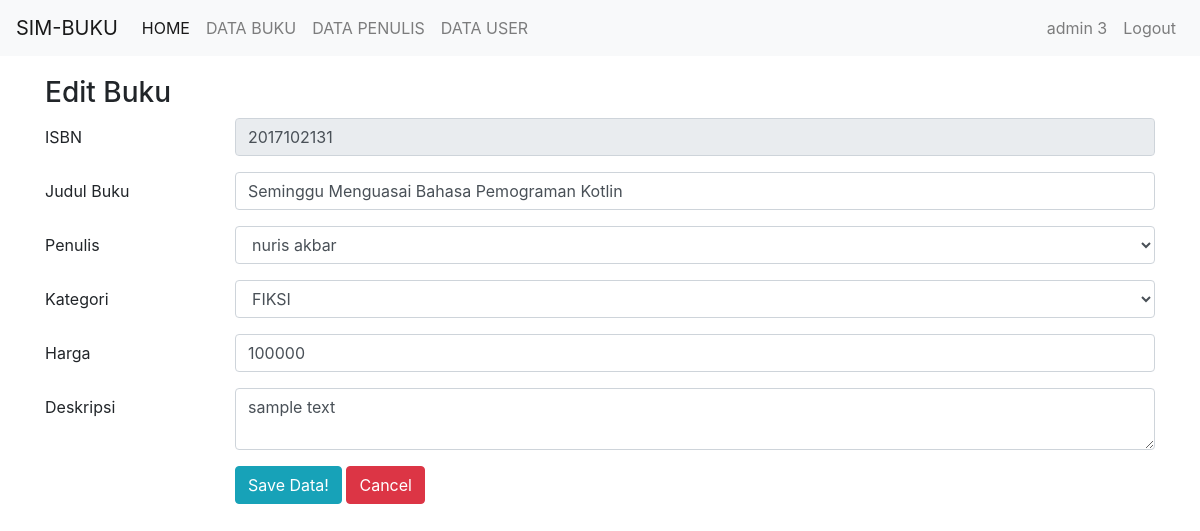
Page /edit_buku.php?isbn=2017102131 (signed in) on the committed database.
### tables this page shows
CREATE TABLE `buku` (
  `isbn` varchar(10) NOT NULL,
  `judul_buku` varchar(100) NOT NULL,
  `id_penulis` int(11) NOT NULL,
  `id_kategori` int(11) NOT NULL,
  `deskripsi` text NOT NULL,
  `harga` int(11) NOT NULL,
  `cover` text NOT NULL
);

CREATE TABLE `penulis` (
  `id_penulis` int(11) NOT NULL,
  `nama_penulis` varchar(40) NOT NULL,
  `email` varchar(30) NOT NULL,
  `no_hp` varchar(13) NOT NULL
);

CREATE TABLE `kategori` (
  `id_kategori` int(11) NOT NULL,
  `nama_kategori` varchar(30) NOT NULL
);

### edit_buku.php (the view)
<?php
include 'header.php';
$isbn =  $_GET['isbn'];
$buku = mysqli_query($konek, "SELECT * FROM buku WHERE isbn='$isbn'");
$row = mysqli_fetch_array($buku);
?>
    <div class="container">
    <h3>Edit Buku</h3>
    <form action="update_buku.php" method="POST">
      <div class="form-group row">
        <label class="col-sm-2 col-form-label">ISBN</label>
        <div class="col-sm-10">
          <input readonly="" type="text" name="isbn" value="<?php echo $row['isbn'] ?>" placeholder="masukan isbn" class="form-control">
        </div>
      </div>
      <div class="form-group row">
        <label class="col-sm-2 col-form-label">Judul Buku</label>
        <div class="col-sm-10">
          <input type="text" name="judul_buku" value="<?php echo $row['judul_buku'] ?>" placeholder="masukan judul buku" class="form-control">
        </div>
      </div>
      <div class="form-group row">
        <label class="col-sm-2 col-form-label">Penulis</label>
        <div class="col-sm-10">
          <select name="penulis" class="form-control">
            <?php
            $penulis = mysqli_query($konek, "SELECT * FROM penulis");
            while ($p = mysqli_fetch_array($penulis)) {
              echo "<option value='".$p['id_penulis']."' ";
              if($row['id_penulis'] == $p['id_penulis']){
                echo "selected";
              }
              echo ">".$p['nama_penulis']."</option>";
            }
            ?>
          </select>
        </div>
      </div>
      <div class="form-group row">
        <label class="col-sm-2 col-form-label">Kategori</label>
        <div class="col-sm-10">
          <select name="kategori" class="form-control">
            <?php
            $kategori = mysqli_query($konek, "SELECT * FROM kategori");
            while ($k = mysqli_fetch_array($kategori)) {
              echo "<option value='$k[id_kategori]' ";
              if($row['id_kategori'] == $k['id_kategori']){
                echo "selected";
              }
              echo ">".strtoupper($k['nama_kategori'])."</option>";
            }
            ?>
          </select>
        </div>
      </div>
      <div class="form-group row">
        <label class="col-sm-2 col-form-label">Harga</label>
        <div class="col-sm-10">
          <input type="text" name="harga" value="<?php echo $row['harga'] ?>" placeholder="masukan harga" class="form-control">
        </div>
      </div>
      <div class="form-group row">
        <label class="col-sm-2 col-form-label">Deskripsi</label>
        <div class="col-sm-10">
          <textarea name="deskripsi" class="form-control"><?php echo $row['deskripsi'] ?></textarea>
        </div>
      </div>
      <div class="form-group row">
        <label class="col-sm-2 col-form-label"></label>
        <div class="col-sm-10">
          <button type="submit" class="btn btn-info">Save Data!</button>
          <a href="index.php" class="btn btn-danger">Cancel</a>
        </div>
      </div>
    </form>
    </div>
<?php
include 'footer.php';
?>

### header.php (style rules this page uses)
.container { margin-top: 20px; }

### rows in the picture
buku: isbn "2017102131", judul_buku "Seminggu Menguasai Bahasa Pemograman Kotlin", penulis "nuris akbar", kategori "FIKSI", harga "100000", deskripsi "sample text"

### other values in the picture
$_SESSION['nama_user'] "admin 3"
